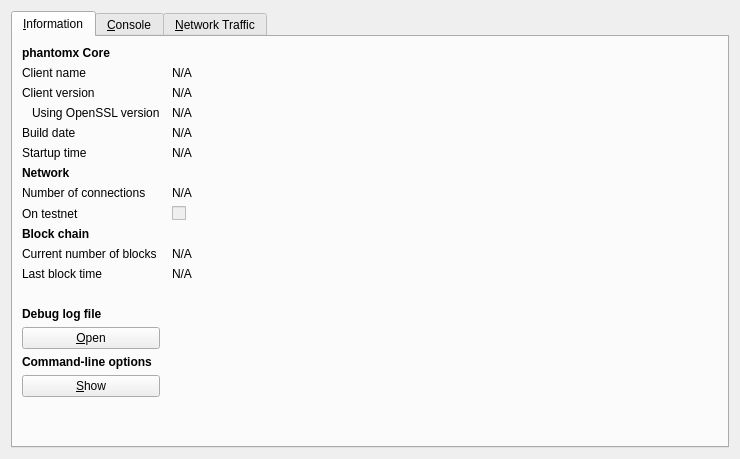
<?xml version="1.0" encoding="UTF-8"?>
<ui version="4.0">
 <class>RPCConsole</class>
 <widget class="QDialog" name="RPCConsole">
  <property name="geometry">
   <rect>
    <x>0</x>
    <y>0</y>
    <width>740</width>
    <height>459</height>
   </rect>
  </property>
  <property name="windowTitle">
   <string>phantomx - Debug window</string>
  </property>
  <layout class="QVBoxLayout" name="verticalLayout_2">
   <item>
    <widget class="QTabWidget" name="tabWidget">
     <property name="currentIndex">
      <number>0</number>
     </property>
     <widget class="QWidget" name="tab_info">
      <attribute name="title">
       <string>&amp;Information</string>
      </attribute>
      <layout class="QGridLayout" name="gridLayout" columnstretch="0,1">
       <property name="horizontalSpacing">
        <number>12</number>
       </property>
       <item row="0" column="0">
        <widget class="QLabel" name="label_9">
         <property name="font">
          <font>
           <weight>75</weight>
           <bold>true</bold>
          </font>
         </property>
         <property name="text">
          <string>phantomx Core</string>
         </property>
        </widget>
       </item>
       <item row="1" column="0">
        <widget class="QLabel" name="label_5">
         <property name="text">
          <string>Client name</string>
         </property>
        </widget>
       </item>
       <item row="1" column="1">
        <widget class="QLabel" name="clientName">
         <property name="cursor">
          <cursorShape>IBeamCursor</cursorShape>
         </property>
         <property name="text">
          <string>N/A</string>
         </property>
         <property name="textFormat">
          <enum>Qt::PlainText</enum>
         </property>
         <property name="textInteractionFlags">
          <set>Qt::LinksAccessibleByMouse|Qt::TextSelectableByKeyboard|Qt::TextSelectableByMouse</set>
         </property>
        </widget>
       </item>
       <item row="2" column="0">
        <widget class="QLabel" name="label_6">
         <property name="text">
          <string>Client version</string>
         </property>
        </widget>
       </item>
       <item row="2" column="1">
        <widget class="QLabel" name="clientVersion">
         <property name="cursor">
          <cursorShape>IBeamCursor</cursorShape>
         </property>
         <property name="text">
          <string>N/A</string>
         </property>
         <property name="textFormat">
          <enum>Qt::PlainText</enum>
         </property>
         <property name="textInteractionFlags">
          <set>Qt::LinksAccessibleByMouse|Qt::TextSelectableByKeyboard|Qt::TextSelectableByMouse</set>
         </property>
        </widget>
       </item>
       <item row="3" column="0">
        <widget class="QLabel" name="label_14">
         <property name="text">
          <string>Using OpenSSL version</string>
         </property>
         <property name="indent">
          <number>10</number>
         </property>
        </widget>
       </item>
       <item row="3" column="1">
        <widget class="QLabel" name="openSSLVersion">
         <property name="cursor">
          <cursorShape>IBeamCursor</cursorShape>
         </property>
         <property name="text">
          <string>N/A</string>
         </property>
         <property name="textFormat">
          <enum>Qt::PlainText</enum>
         </property>
         <property name="textInteractionFlags">
          <set>Qt::LinksAccessibleByMouse|Qt::TextSelectableByKeyboard|Qt::TextSelectableByMouse</set>
         </property>
        </widget>
       </item>
       <item row="4" column="0">
        <widget class="QLabel" name="label_12">
         <property name="text">
          <string>Build date</string>
         </property>
        </widget>
       </item>
       <item row="4" column="1">
        <widget class="QLabel" name="buildDate">
         <property name="cursor">
          <cursorShape>IBeamCursor</cursorShape>
         </property>
         <property name="text">
          <string>N/A</string>
         </property>
         <property name="textFormat">
          <enum>Qt::PlainText</enum>
         </property>
         <property name="textInteractionFlags">
          <set>Qt::LinksAccessibleByMouse|Qt::TextSelectableByKeyboard|Qt::TextSelectableByMouse</set>
         </property>
        </widget>
       </item>
       <item row="5" column="0">
        <widget class="QLabel" name="label_13">
         <property name="text">
          <string>Startup time</string>
         </property>
        </widget>
       </item>
       <item row="5" column="1">
        <widget class="QLabel" name="startupTime">
         <property name="cursor">
          <cursorShape>IBeamCursor</cursorShape>
         </property>
         <property name="text">
          <string>N/A</string>
         </property>
         <property name="textFormat">
          <enum>Qt::PlainText</enum>
         </property>
         <property name="textInteractionFlags">
          <set>Qt::LinksAccessibleByMouse|Qt::TextSelectableByKeyboard|Qt::TextSelectableByMouse</set>
         </property>
        </widget>
       </item>
       <item row="6" column="0">
        <widget class="QLabel" name="label_11">
         <property name="font">
          <font>
           <weight>75</weight>
           <bold>true</bold>
          </font>
         </property>
         <property name="text">
          <string>Network</string>
         </property>
        </widget>
       </item>
       <item row="7" column="0">
        <widget class="QLabel" name="label_7">
         <property name="text">
          <string>Number of connections</string>
         </property>
        </widget>
       </item>
       <item row="7" column="1">
        <widget class="QLabel" name="numberOfConnections">
         <property name="cursor">
          <cursorShape>IBeamCursor</cursorShape>
         </property>
         <property name="text">
          <string>N/A</string>
         </property>
         <property name="textFormat">
          <enum>Qt::PlainText</enum>
         </property>
         <property name="textInteractionFlags">
          <set>Qt::LinksAccessibleByMouse|Qt::TextSelectableByKeyboard|Qt::TextSelectableByMouse</set>
         </property>
        </widget>
       </item>
       <item row="8" column="0">
        <widget class="QLabel" name="label_8">
         <property name="text">
          <string>On testnet</string>
         </property>
        </widget>
       </item>
       <item row="8" column="1">
        <widget class="QCheckBox" name="isTestNet">
         <property name="enabled">
          <bool>false</bool>
         </property>
         <property name="text">
          <string/>
         </property>
        </widget>
       </item>
       <item row="9" column="0">
        <widget class="QLabel" name="label_10">
         <property name="font">
          <font>
           <weight>75</weight>
           <bold>true</bold>
          </font>
         </property>
         <property name="text">
          <string>Block chain</string>
         </property>
        </widget>
       </item>
       <item row="10" column="0">
        <widget class="QLabel" name="label_3">
         <property name="text">
          <string>Current number of blocks</string>
         </property>
        </widget>
       </item>
       <item row="10" column="1">
        <widget class="QLabel" name="numberOfBlocks">
         <property name="cursor">
          <cursorShape>IBeamCursor</cursorShape>
         </property>
         <property name="text">
          <string>N/A</string>
         </property>
         <property name="textFormat">
          <enum>Qt::PlainText</enum>
         </property>
         <property name="textInteractionFlags">
          <set>Qt::LinksAccessibleByMouse|Qt::TextSelectableByKeyboard|Qt::TextSelectableByMouse</set>
         </property>
        </widget>
       </item>
       <item row="11" column="0">
        <widget class="QLabel" name="label_2">
         <property name="text">
          <string>Last block time</string>
         </property>
        </widget>
       </item>
       <item row="11" column="1">
        <widget class="QLabel" name="lastBlockTime">
         <property name="cursor">
          <cursorShape>IBeamCursor</cursorShape>
         </property>
         <property name="text">
          <string>N/A</string>
         </property>
         <property name="textFormat">
          <enum>Qt::PlainText</enum>
         </property>
         <property name="textInteractionFlags">
          <set>Qt::LinksAccessibleByMouse|Qt::TextSelectableByKeyboard|Qt::TextSelectableByMouse</set>
         </property>
        </widget>
       </item>
       <item row="12" column="0">
        <spacer name="verticalSpacer_2">
         <property name="orientation">
          <enum>Qt::Vertical</enum>
         </property>
         <property name="sizeHint" stdset="0">
          <size>
           <width>20</width>
           <height>20</height>
          </size>
         </property>
        </spacer>
       </item>
       <item row="13" column="0">
        <widget class="QLabel" name="labelDebugLogfile">
         <property name="font">
          <font>
           <weight>75</weight>
           <bold>true</bold>
          </font>
         </property>
         <property name="text">
          <string>Debug log file</string>
         </property>
        </widget>
       </item>
       <item row="14" column="0">
        <widget class="QPushButton" name="openDebugLogfileButton">
         <property name="toolTip">
          <string>Open the phantomx debug log file from the current data directory. This can take a few seconds for large log files.</string>
         </property>
         <property name="text">
          <string>&amp;Open</string>
         </property>
         <property name="autoDefault">
          <bool>false</bool>
         </property>
        </widget>
       </item>
       <item row="15" column="0">
        <widget class="QLabel" name="labelCLOptions">
         <property name="font">
          <font>
           <weight>75</weight>
           <bold>true</bold>
          </font>
         </property>
         <property name="text">
          <string>Command-line options</string>
         </property>
        </widget>
       </item>
       <item row="16" column="0">
        <widget class="QPushButton" name="showCLOptionsButton">
         <property name="toolTip">
          <string>Show the phantomx-Qt help message to get a list with possible phantomx command-line options.</string>
         </property>
         <property name="text">
          <string>&amp;Show</string>
         </property>
         <property name="autoDefault">
          <bool>false</bool>
         </property>
        </widget>
       </item>
       <item row="17" column="0">
        <spacer name="verticalSpacer">
         <property name="orientation">
          <enum>Qt::Vertical</enum>
         </property>
         <property name="sizeHint" stdset="0">
          <size>
           <width>20</width>
           <height>40</height>
          </size>
         </property>
        </spacer>
       </item>
      </layout>
     </widget>
     <widget class="QWidget" name="tab_console">
      <attribute name="title">
       <string>&amp;Console</string>
      </attribute>
      <layout class="QVBoxLayout" name="verticalLayout_3">
       <property name="spacing">
        <number>3</number>
       </property>
       <item>
        <widget class="QTextEdit" name="messagesWidget">
         <property name="minimumSize">
          <size>
           <width>0</width>
           <height>100</height>
          </size>
         </property>
         <property name="readOnly">
          <bool>true</bool>
         </property>
         <property name="tabKeyNavigation" stdset="0">
          <bool>false</bool>
         </property>
         <property name="columnCount" stdset="0">
          <number>2</number>
         </property>
        </widget>
       </item>
       <item>
        <layout class="QHBoxLayout" name="horizontalLayout">
         <property name="spacing">
          <number>3</number>
         </property>
         <item>
          <widget class="QLabel" name="label">
           <property name="text">
            <string notr="true">&gt;</string>
           </property>
          </widget>
         </item>
         <item>
          <widget class="QLineEdit" name="lineEdit"/>
         </item>
         <item>
          <widget class="QPushButton" name="clearButton">
           <property name="maximumSize">
            <size>
             <width>24</width>
             <height>24</height>
            </size>
           </property>
           <property name="toolTip">
            <string>Clear console</string>
           </property>
           <property name="text">
            <string/>
           </property>
           <property name="icon">
            <iconset resource="../bitcoin.qrc">
             <normaloff>:/icons/remove</normaloff>:/icons/remove</iconset>
           </property>
           <property name="shortcut">
            <string notr="true">Ctrl+L</string>
           </property>
           <property name="autoDefault">
            <bool>false</bool>
           </property>
          </widget>
         </item>
        </layout>
       </item>
      </layout>
     </widget>
     <widget class="QWidget" name="tab">
      <attribute name="title">
       <string>&amp;Network Traffic</string>
      </attribute>
      <layout class="QHBoxLayout" name="horizontalLayout_3">
       <item>
        <layout class="QVBoxLayout" name="verticalLayout_4">
         <item>
          <widget class="TrafficGraphWidget" name="trafficGraph" native="true">
           <property name="sizePolicy">
            <sizepolicy hsizetype="Expanding" vsizetype="Expanding">
             <horstretch>0</horstretch>
             <verstretch>0</verstretch>
            </sizepolicy>
           </property>
          </widget>
         </item>
         <item>
          <layout class="QHBoxLayout" name="horizontalLayout_2">
           <item>
            <widget class="QSlider" name="sldGraphRange">
             <property name="minimum">
              <number>1</number>
             </property>
             <property name="maximum">
              <number>288</number>
             </property>
             <property name="pageStep">
              <number>12</number>
             </property>
             <property name="value">
              <number>6</number>
             </property>
             <property name="orientation">
              <enum>Qt::Horizontal</enum>
             </property>
            </widget>
           </item>
           <item>
            <widget class="QLabel" name="lblGraphRange">
             <property name="minimumSize">
              <size>
               <width>100</width>
               <height>0</height>
              </size>
             </property>
             <property name="alignment">
              <set>Qt::AlignCenter</set>
             </property>
            </widget>
           </item>
           <item>
            <widget class="QPushButton" name="btnClearTrafficGraph">
             <property name="text">
              <string>&amp;Clear</string>
             </property>
            </widget>
           </item>
          </layout>
         </item>
        </layout>
       </item>
       <item>
        <layout class="QVBoxLayout" name="verticalLayout">
         <item>
          <widget class="QGroupBox" name="groupBox">
           <property name="title">
            <string>Totals</string>
           </property>
           <layout class="QVBoxLayout" name="verticalLayout_5">
            <item>
             <layout class="QHBoxLayout" name="horizontalLayout_4">
              <item>
               <widget class="Line" name="line">
                <property name="sizePolicy">
                 <sizepolicy hsizetype="Fixed" vsizetype="Fixed">
                  <horstretch>0</horstretch>
                  <verstretch>0</verstretch>
                 </sizepolicy>
                </property>
                <property name="minimumSize">
                 <size>
                  <width>10</width>
                  <height>0</height>
                 </size>
                </property>
                <property name="palette">
                 <palette>
                  <active>
                   <colorrole role="Light">
                    <brush brushstyle="SolidPattern">
                     <color alpha="255">
                      <red>0</red>
                      <green>255</green>
                      <blue>0</blue>
                     </color>
                    </brush>
                   </colorrole>
                  </active>
                  <inactive>
                   <colorrole role="Light">
                    <brush brushstyle="SolidPattern">
                     <color alpha="255">
                      <red>0</red>
                      <green>255</green>
                      <blue>0</blue>
                     </color>
                    </brush>
                   </colorrole>
                  </inactive>
                  <disabled>
                   <colorrole role="Light">
                    <brush brushstyle="SolidPattern">
                     <color alpha="255">
                      <red>0</red>
                      <green>255</green>
                      <blue>0</blue>
                     </color>
                    </brush>
                   </colorrole>
                  </disabled>
                 </palette>
                </property>
                <property name="orientation">
                 <enum>Qt::Horizontal</enum>
                </property>
               </widget>
              </item>
              <item>
               <widget class="QLabel" name="label_16">
                <property name="text">
                 <string>In:</string>
                </property>
               </widget>
              </item>
              <item>
               <widget class="QLabel" name="lblBytesIn">
                <property name="minimumSize">
                 <size>
                  <width>50</width>
                  <height>0</height>
                 </size>
                </property>
                <property name="alignment">
                 <set>Qt::AlignRight|Qt::AlignTrailing|Qt::AlignVCenter</set>
                </property>
               </widget>
              </item>
             </layout>
            </item>
            <item>
             <layout class="QHBoxLayout" name="horizontalLayout_5">
              <item>
               <widget class="Line" name="line_2">
                <property name="sizePolicy">
                 <sizepolicy hsizetype="Fixed" vsizetype="Fixed">
                  <horstretch>0</horstretch>
                  <verstretch>0</verstretch>
                 </sizepolicy>
                </property>
                <property name="minimumSize">
                 <size>
                  <width>10</width>
                  <height>0</height>
                 </size>
                </property>
                <property name="palette">
                 <palette>
                  <active>
                   <colorrole role="Light">
                    <brush brushstyle="SolidPattern">
                     <color alpha="255">
                      <red>255</red>
                      <green>0</green>
                      <blue>0</blue>
                     </color>
                    </brush>
                   </colorrole>
                  </active>
                  <inactive>
                   <colorrole role="Light">
                    <brush brushstyle="SolidPattern">
                     <color alpha="255">
                      <red>255</red>
                      <green>0</green>
                      <blue>0</blue>
                     </color>
                    </brush>
                   </colorrole>
                  </inactive>
                  <disabled>
                   <colorrole role="Light">
                    <brush brushstyle="SolidPattern">
                     <color alpha="255">
                      <red>255</red>
                      <green>0</green>
                      <blue>0</blue>
                     </color>
                    </brush>
                   </colorrole>
                  </disabled>
                 </palette>
                </property>
                <property name="orientation">
                 <enum>Qt::Horizontal</enum>
                </property>
               </widget>
              </item>
              <item>
               <widget class="QLabel" name="label_17">
                <property name="text">
                 <string>Out:</string>
                </property>
               </widget>
              </item>
              <item>
               <widget class="QLabel" name="lblBytesOut">
                <property name="minimumSize">
                 <size>
                  <width>50</width>
                  <height>0</height>
                 </size>
                </property>
                <property name="alignment">
                 <set>Qt::AlignRight|Qt::AlignTrailing|Qt::AlignVCenter</set>
                </property>
               </widget>
              </item>
             </layout>
            </item>
            <item>
             <spacer name="verticalSpacer_4">
              <property name="orientation">
               <enum>Qt::Vertical</enum>
              </property>
              <property name="sizeHint" stdset="0">
               <size>
                <width>20</width>
                <height>407</height>
               </size>
              </property>
             </spacer>
            </item>
           </layout>
          </widget>
         </item>
        </layout>
       </item>
      </layout>
     </widget>
    </widget>
   </item>
  </layout>
 </widget>
 <customwidgets>
  <customwidget>
   <class>TrafficGraphWidget</class>
   <extends>QWidget</extends>
   <header>trafficgraphwidget.h</header>
   <container>1</container>
   <slots>
    <slot>clear()</slot>
   </slots>
  </customwidget>
 </customwidgets>
 <resources>
  <include location="../bitcoin.qrc"/>
 </resources>
 <connections/>
</ui>
